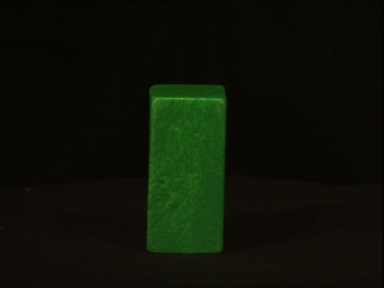
#> input picture labello/images/training_other/19_i120.png, 384 x 288 px; its folder holds 4 pictures in this run
$ python labello_recognition.py   (older library calls are emulated)
#> lines starting #> are read from the running program, lines starting #| are printed output that depends on the picture; after the words box and inside, x2 and y2 are one past the last pixel; in counts of white or black regions, pixels touching at a corner belong together
### helpers/labello_helpers.py
import glob

import cv2
import numpy as np


def blur_image(img, kernel):
    img = cv2.blur(img, (31, 31))
    img = cv2.morphologyEx(img, cv2.MORPH_OPEN, kernel, iterations=2)
    return img


def collect_image_data(directory_pattern):
    """
    Tries to parse the files found in with the pattern.
    Files are found using "glob".

    :param directory_pattern: example images/*
    :return: features of the found images in the following format: [[area1,r1,g1,b1],[area2,r2,g2,b2], ...]
    """
    kernel = np.ones((15, 15), np.uint8)
    features = []
    for j, file in enumerate(glob.glob(directory_pattern)):
        _img = cv2.imread(file)
        img = np.array(_img, copy=True)
        # TODO
        img = blur_image(img, kernel)
        img = blur_image(img, kernel)
        #

        img = cv2.cvtColor(img, cv2.COLOR_BGR2GRAY)
        _, thresh = cv2.threshold(img, 20, 255, 0)
        _, contours, _ = cv2.findContours(
            thresh,
            cv2.RETR_TREE,
            cv2.CHAIN_APPROX_SIMPLE
        )
        # Let's just assume, that contours will contain only one element,
        # or that the first will be the go-to contours
        x, y, w, h = cv2.boundingRect(contours[0])
        img = np.array(_img[y: y + h, x: x + w], copy=True)
        # Area, avg red, avg green, avg blue
        features.append([w * h, img[:, :, 0].mean(), img[:, :, 1].mean(), img[:, :, 2].mean()])

    return features

### labello/labello_recognition.py
import numpy as np

from helpers.labello_helpers import collect_image_data
from matplotlib import pylab as pl
from sklearn import tree
from random import shuffle

training_labello_features = np.array(collect_image_data("images\\training_labello\\*"))
training_other_features = np.array(collect_image_data("images\\training_other\\*"))
#> call 2 of collect_image_data, with directory_pattern = 'images\\training_other\\*'
#> in collect_image_data, img is the input picture: shape (288, 384, 3); mean B, G, R 6.6, 17.9, 13.2
#> in blur_image, `img = cv2.blur(img, (31, 31))`:
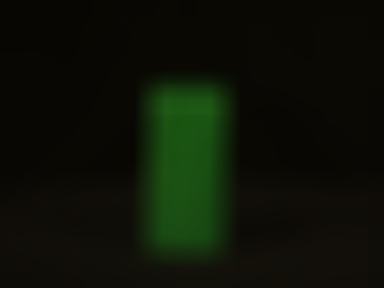
#> img: shape (288, 384, 3); mean of channels 0, 1, 2 6.6, 17.9, 13.2; drawn as B, G, R
#> in collect_image_data (call 2), `img = cv2.cvtColor(img, cv2.COLOR_BGR2GRAY)`:
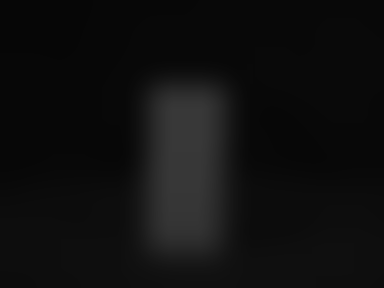
#> img: shape (288, 384); min 6, max 56, mean 15
#> in collect_image_data (call 2), `_, thresh = cv2.threshold(img, 20, 255, 0)`:
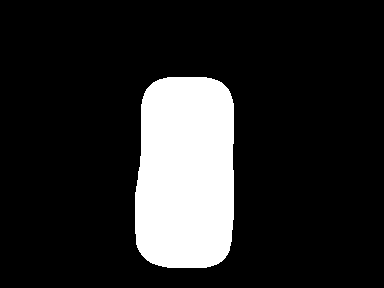
#> thresh: shape (288, 384); 15.7% white; 1 white region
#> in collect_image_data (call 2), `_, contours, _ = cv2.findContours( thresh, cv2.RETR_TREE, cv2.CHAIN_AP..`: contours = 1 contour; box (x1, y1, x2, y2) and area: (135, 77, 234, 268) 17126
#> in collect_image_data (call 2), `x, y, w, h = cv2.boundingRect(contours[0])`: x = 135; y = 77; w = 99; h = 191
#> in collect_image_data (call 2), `img = np.array(_img[y: y + h, x: x + w], copy=True)`:
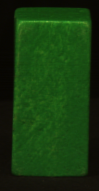
#> img: shape (191, 99, 3); mean B, G, R 14.7, 57.2, 21.9
#> pass 2 of the loop in collect_image_data, `for j, file in enumerate(glob.glob(directory_pattern)):`:
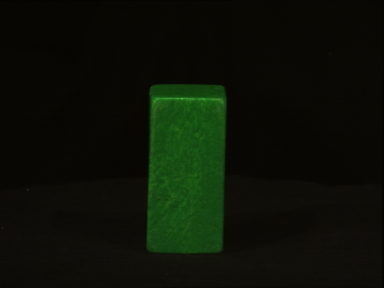
#> input picture labello/images/training_other/19_i160.png, 384 x 288 px
#> in collect_image_data, img is the input picture: shape (288, 384, 3); mean B, G, R 6.7, 17.4, 12.3
#> in collect_image_data (call 2), `_, thresh = cv2.threshold(img, 20, 255, 0)`:
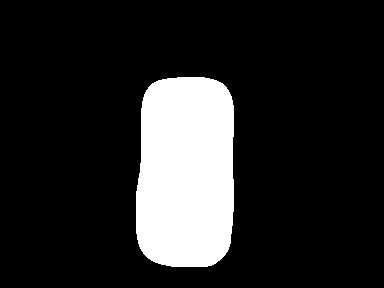
#> thresh: shape (288, 384); 15.4% white; 1 white region
#> contours = 1 contour; box (x1, y1, x2, y2) and area: (136, 77, 234, 267) 16786
#> x = 136; w = 98; h = 190
#> in collect_image_data (call 2), `img = np.array(_img[y: y + h, x: x + w], copy=True)`:
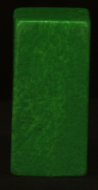
#> img: shape (190, 98, 3); mean B, G, R 15, 56.2, 19.8
#> pass 3 of the loop in collect_image_data, `for j, file in enumerate(glob.glob(directory_pattern)):`:
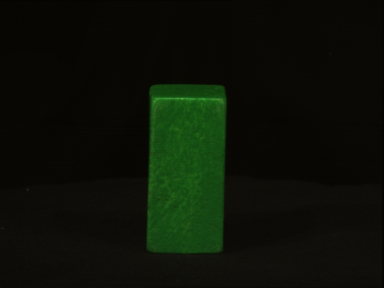
#> input picture labello/images/training_other/19_i170.png, 384 x 288 px
#> in collect_image_data, img is the input picture: shape (288, 384, 3); mean B, G, R 6.8, 17.4, 12.2
#> in collect_image_data (call 2), `_, thresh = cv2.threshold(img, 20, 255, 0)`:
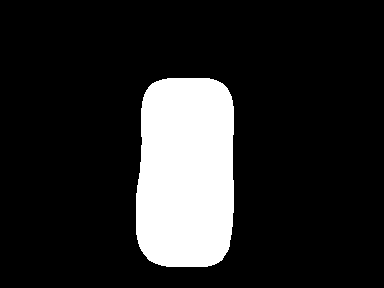
#> thresh: shape (288, 384); 15.4% white; 1 white region
#> contours = 1 contour; box (x1, y1, x2, y2) and area: (136, 78, 234, 267) 16780
#> y = 78; h = 189
#> in collect_image_data (call 2), `img = np.array(_img[y: y + h, x: x + w], copy=True)`:
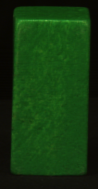
#> img: shape (189, 98, 3); mean B, G, R 15.2, 56.6, 19.6
#> the loop made 4 passes; the first 3 are shown
test_labello_features = np.array(collect_image_data("images\\test_labello\\*"))
test_other_features = np.array(collect_image_data("images\\test_other\\*"))

pl.figure(1)
pl.subplot(2, 2, 1)
#> (the run stopped early here; a loop or call above may not have finished)
